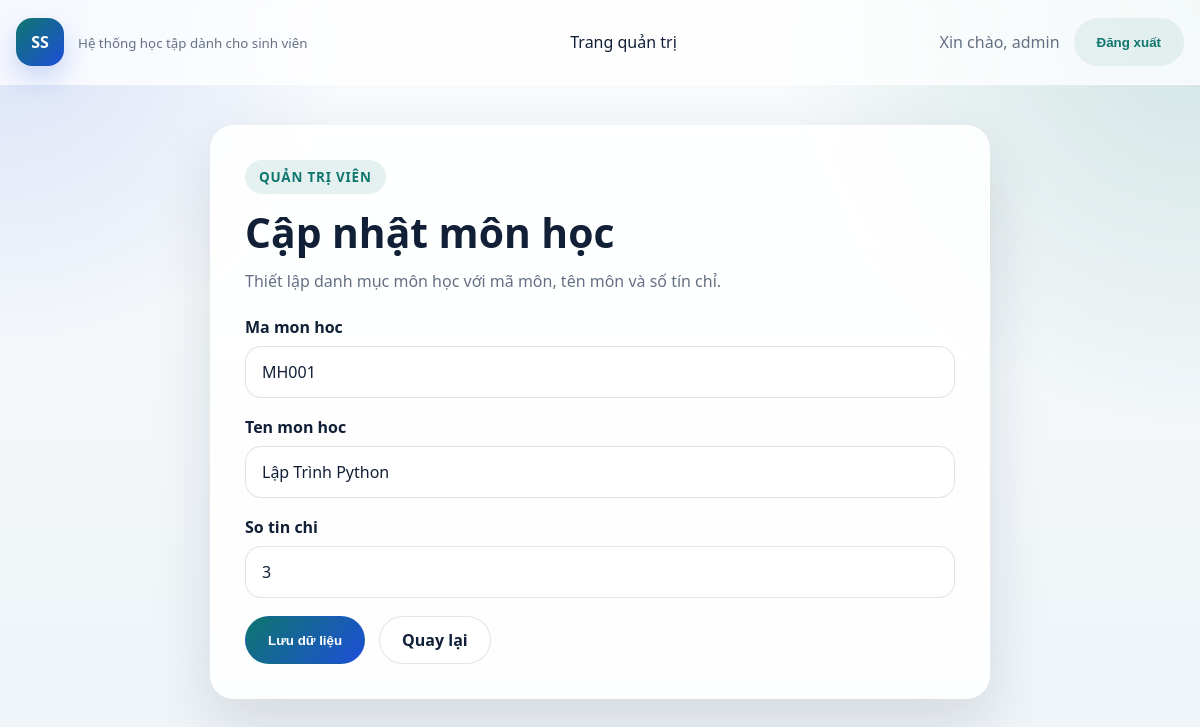
The app's page /subjects/1/edit/ (signed in) with its own data.
### students/models.py (models this page shows, shortened)
class Subject(models.Model):
    subject_code = models.CharField(max_length=20, unique=True, verbose_name="Ma mon hoc")
    name = models.CharField(max_length=100, verbose_name="Ten mon hoc")
    credits = models.PositiveSmallIntegerField(verbose_name="So tin chi")
    created_at = models.DateTimeField(auto_now_add=True)
    updated_at = models.DateTimeField(auto_now=True)
    class Meta:
        ordering = ["subject_code"]
        verbose_name = "Mon hoc"
        verbose_name_plural = "Mon hoc"

### students/views.py (the view)
# urls.py: path("subjects/<int:pk>/edit/", views.SubjectUpdateView.as_view(), name="subject_edit"),
class SubjectUpdateView(StaffRequiredMixin, SuccessMessageMixin, UpdateView):
    model = Subject
    form_class = SubjectForm
    template_name = "students/subject_form.html"
    success_url = reverse_lazy("students:subject_list")
    success_message = "Cập nhật môn học thành công."

### students/forms.py
class SubjectForm(BootstrapFormMixin, forms.ModelForm):
    class Meta:
        model = Subject
        fields = ["subject_code", "name", "credits"]

### students/views.py (called while the page is built)
    def test_func(self):
        return self.request.user.is_staff

### students/templates/students/subject_form.html (shortened to what this page needs)
{% extends "students/base.html" %}
{% block content %}
<section class="form-shell">
    <div class="form-card">
        <span class="eyebrow">Quản trị viên</span>
        <h1>{% if form.instance.pk %}Cập nhật môn học{% else %}Thêm môn học{% endif %}</h1>
        <p>Thiết lập danh mục môn học với mã môn, tên môn và số tín chỉ.</p>
        <form method="post" class="styled-form">
            {% for field in form %}
                <div class="field-group">
                    <label for="{{ field.id_for_label }}">{{ field.label }}</label>
                    {{ field }}
                </div>
            {% endfor %}
            <div class="form-actions">
                <button class="primary-button" type="submit">Lưu dữ liệu</button>
                <a class="secondary-button" href="{% url 'students:subject_list' %}">Quay lại</a>
            </div>
        </form>
    </div>
</section>
{% endblock %}

### students/templates/students/base.html (shortened to what this page needs)
{% load static %}
<!DOCTYPE html>
<html lang="vi">
<head>
    <link rel="stylesheet" href="{% static 'students/styles.css' %}">
</head>
<body>
    <header class="topbar">
        <div class="container topbar-inner">
            {% if user.is_authenticated and not user.is_staff %}
                <a class="brand" href="{% url 'students:student_result' %}">
                    <span class="brand-mark">SV</span>
                    <span class="brand-text">
                        <strong>Cổng thông tin sinh viên</strong>
                        <small>Theo dõi học tập cá nhân</small>
                    </span>
                </a>
            {% else %}
                <a class="brand" href="{% url 'students:home' %}">
                    <span class="brand-mark">SS</span>
                    <span class="brand-text">
                        <small>Hệ thống học tập dành cho sinh viên</small>
                    </span>
                </a>
            {% endif %}
            <nav class="nav-links">
                {% if user.is_authenticated and not user.is_staff %}
                    <a href="{% url 'students:student_profile' %}">Trang cá nhân</a>
                    <a href="{% url 'students:student_result' %}">Kết quả học tập</a>
                    <a href="{% url 'students:student_schedule' %}">Thời khóa biểu</a>
                    <a href="{% url 'students:student_exam_schedule' %}">Lịch thi</a>
                {% elif user.is_authenticated and user.is_staff %}
                    <a href="/admin/">Trang quản trị</a>
                {% endif %}
            </nav>
            <div class="user-actions">
                {% if user.is_authenticated %}
                    <span class="welcome">Xin chào, {{ user.get_full_name|default:user.username }}</span>
                    <form method="post" action="{% url 'students:logout' %}">
                        <button type="submit" class="ghost-button">Đăng xuất</button>
                    </form>
                {% else %}
                    <a class="primary-button" href="{% url 'students:login' %}">Đăng nhập sinh viên</a>
                {% endif %}
            </div>
        </div>
    </header>
    <main class="container page-content">
        {% block content %}{% endblock %}
    </main>
</body>
</html>

### static/students/styles.css (style rules this page uses)
:root { --bg: #f3f7fb; --surface: rgba(255, 255, 255, 0.88); --text: #112036; --muted: #667085; --line: rgba(17, 32, 54, 0.12); --primary: #0f766e; --secondary: #1d4ed8; --danger: #dc2626; --shadow: 0 24px 60px rgba(15, 23, 42, 0.12); --radius: 24px; }
* { box-sizing: border-box; }
body { margin: 0; font-family: "Segoe UI", sans-serif; color: var(--text); background: radial-gradient(circle at top left, rgba(29, 78, 216, 0.15), transparent 25%), radial-gradient(circle at top right, rgba(15, 118, 110, 0.18), transparent 30%), linear-gradient(180deg, #f9fbfd 0%, #eef4f8 100%); }
a { color: inherit; text-decoration: none; }
.container { width: min(1180px, calc(100% - 32px)); margin: 0 auto; }
.topbar { position: sticky; top: 0; z-index: 10; background: rgba(255, 255, 255, 0.76); backdrop-filter: blur(16px); border-bottom: 1px solid rgba(255, 255, 255, 0.65); }
.topbar-inner { display: flex; align-items: center; justify-content: space-between; gap: 24px; padding: 18px 0; }
.brand { display: flex; align-items: center; gap: 14px; }
.brand-mark { width: 48px; height: 48px; display: grid; place-items: center; border-radius: 16px; color: white; font-weight: 700; background: linear-gradient(135deg, var(--primary), var(--secondary)); box-shadow: 0 12px 28px rgba(29, 78, 216, 0.22); }
.brand-text small, .welcome, .hero p, .section-header p, .form-card p, .login-copy p, .metric-item span, .metric-card span { color: var(--muted); }
.nav-links, .user-actions, .hero-actions, .form-actions { display: flex; align-items: center; gap: 14px; }
.nav-links { flex-wrap: wrap; justify-content: center; }
.page-content { padding: 40px 0 56px; }
.hero-copy, .hero-panel, .panel, .form-card, .login-card { background: var(--surface); border-radius: var(--radius); box-shadow: var(--shadow); border: 1px solid rgba(255, 255, 255, 0.7); }
.hero-copy, .hero-panel, .form-card, .login-card { padding: 34px; }
.eyebrow { display: inline-flex; padding: 8px 14px; border-radius: 999px; background: rgba(15, 118, 110, 0.1); color: var(--primary); font-size: 0.84rem; font-weight: 700; text-transform: uppercase; letter-spacing: 0.06em; }
.hero h1, .section-header h1, .form-card h1, .login-copy h1 { margin: 16px 0 12px; line-height: 1.08; font-size: clamp(2rem, 3.4vw, 3.7rem); }
.form-shell { display: flex; justify-content: center; }
.form-card { width: min(780px, 100%); }
.styled-form { margin-top: 24px; }
.field-group { margin-bottom: 18px; }
.field-group label { display: block; margin-bottom: 8px; font-weight: 700; }
.field-group input, .field-group select, .field-group textarea { width: 100%; padding: 14px 16px; border: 1px solid var(--line); border-radius: 16px; background: white; color: var(--text); font: inherit; }
.primary-button, .secondary-button, .ghost-button, .danger-button { display: inline-flex; align-items: center; justify-content: center; min-height: 48px; padding: 0 22px; border-radius: 999px; border: 1px solid transparent; font-weight: 700; cursor: pointer; }
.primary-button { color: white; background: linear-gradient(135deg, var(--primary), var(--secondary)); }
.secondary-button { background: white; border-color: var(--line); }
.ghost-button { background: rgba(15, 118, 110, 0.08); color: var(--primary); }

### records on screen
Subject: form "MH001" "Lập Trình Python" "3"

### other values on screen
{{ user.get_full_name|default:user.username }} "admin"
{{ field.label }} "Ma mon hoc" "Ten mon hoc" "So tin chi"
